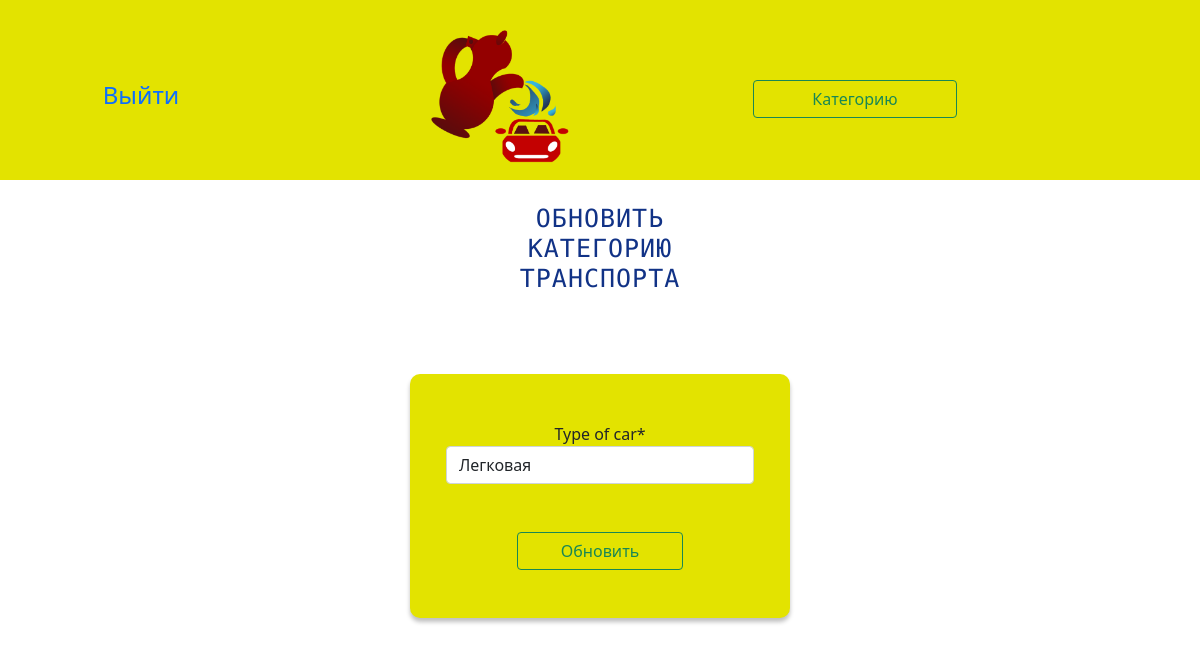
The page /1/category_update/ on the database as committed earlier.
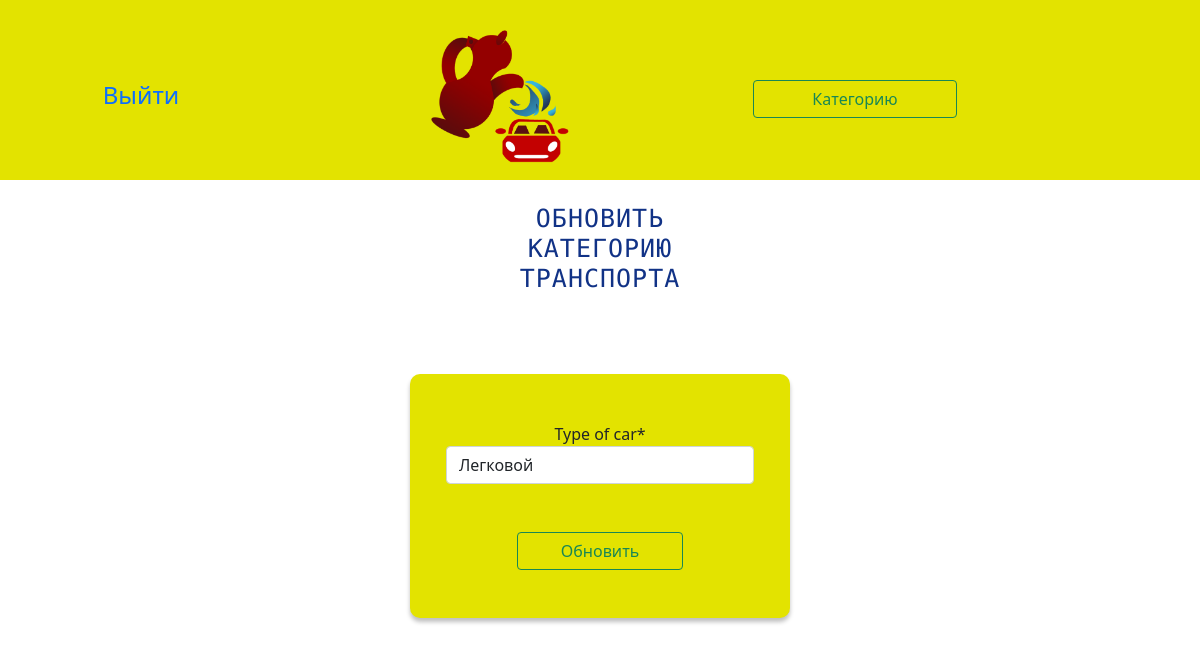
The same page on the database as committed later.
### kumgan/models.py (models this page shows, shortened)
class Category_Transport(models.Model):
    type_of_car = models.CharField(max_length=20)
    class Meta:
        verbose_name = 'Category_Transport'
        verbose_name_plural = 'Category_Transports'

### kumgan/views.py (the view)
# urls.py: path('<int:pk>/category_update/', views.CategoryUpdateView.as_view(), name='category_update'),
class CategoryUpdateView(UpdateView):
    model = Category_Transport
    template_name = 'kumgan/category_update.html'
    form_class = CategoryUpdateCreateForm

### kumgan/forms.py
class CategoryUpdateCreateForm(forms.ModelForm):
    class Meta:
        model = Category_Transport
        fields = ['type_of_car']

### kumgan/templates/kumgan/category_update.html (shortened to what this page needs)
{% extends 'kumgan/base.html' %}
{% load crispy_forms_filters %}
{% load static %}
{% load crispy_forms_tags %}
{% block title_page %}
    <span class="container">
    <div class="row text-center justify-content-center">
        <h2 class="col-3 title_of_page">Обновить категорию транспорта</h2>
    </div>
    </span>
{% endblock title_page %}
{% block header %}
<header class="header_bg">
<span class="container">
    <div class="row text-center justify-content-center align-items-center">
        <a class="col-2" href="{% url 'kumgan:signout' %}">
        <h4>Выйти</h4> </a>
        <a href="{% url 'kumgan:home'%}" class="col-5">
           <img src="{% static 'kumgan/images/header_logo.png' %}" height="150px" alt="logo"/>
        </a>
         <a href="{% url 'kumgan:category_list' %}" type="button" class="btn btn-outline-success col-2">Категорию</a>
    </div>
</span>
</header>
{% endblock header %}
{% block content %}
    <div class="container pt-5 ">
        <div class="row justify-content-center text-center">
            <div class="col-4 border_time_date_card">
                <form class="pt-5" method="post">
                    <div class="container">
                        <div class="row justify-content-center">
                            <div class="col-12">{{ form.type_of_car| as_crispy_field}}</div>
                            <button id="button_index" type="submit"
                                    class="btn btn-outline-success text-center w-50 m-5">
                                Обновить
                            </button>
                        </div>
                    </div>
                </form>
            </div>
        </div>
    </div>
{%  endblock content %}

Rows that differ between the two databases and show on the page:
changed Category_Transport: type_of_car "Легковая" → "Легковой"
